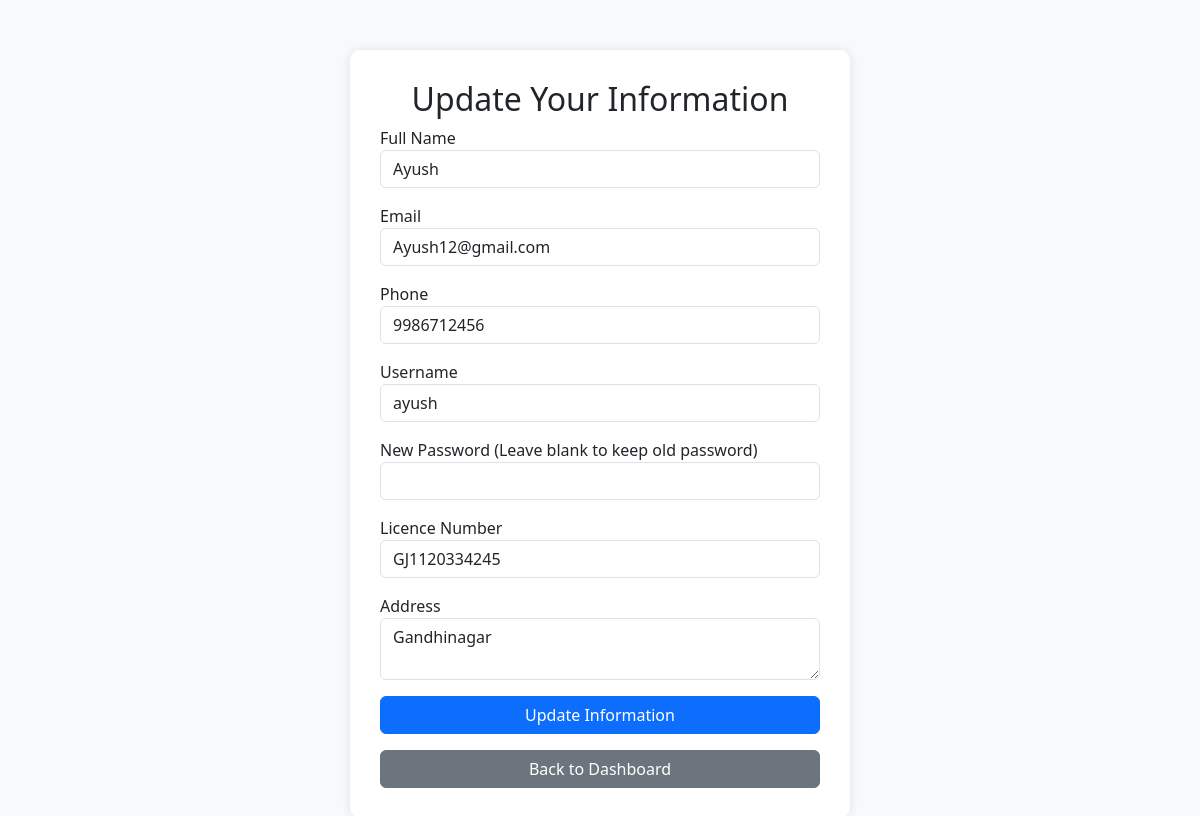
Screenshot of /driver_update.php (signed in) with the database file from the repository.
### tables this page shows
CREATE TABLE `driverre` (
  `Driver_id` int(11) NOT NULL,
  `fname` varchar(255) NOT NULL,
  `email` varchar(255) NOT NULL,
  `phone` varchar(10) NOT NULL,
  `username` varchar(255) NOT NULL,
  `password` varchar(255) NOT NULL,
  `licence_no` varchar(255) NOT NULL,
  `licence_photo` varchar(255) NOT NULL,
  `address` text NOT NULL,
  `photo` varchar(255) NOT NULL,
  `approval_status` enum('Pending','Approved','Rejected') DEFAULT 'Pending'
);

### driver_update.php (the view, shortened to what this page needs)
<?php
include 'db_connect.php';
$driver_id = $_SESSION['driver_id'];
$stmt = $conn->prepare("SELECT * FROM driverre WHERE Driver_id = ?");
$stmt->bind_param("i", $driver_id);
$stmt->execute();
$result = $stmt->get_result();
$driver = $result->fetch_assoc();
?>
<!DOCTYPE html>
<html lang="en">
<head>
    <link rel="stylesheet" href="https://cdn.jsdelivr.net/npm/bootstrap@5.3.0/dist/css/bootstrap.min.css">
</head>
<body>
<div class="container">
        <h2 class="text-center">Update Your Information</h2>
        <form action="update_driver_process.php" method="POST" enctype="multipart/form-data">
            <div class="mb-3">
                <label>Full Name</label>
                <input type="text" class="form-control" name="fname" value="<?= htmlspecialchars($driver['fname']) ?>" required>
            </div>
            <div class="mb-3">
                <label>Email</label>
                <input type="email" class="form-control" name="email" value="<?= htmlspecialchars($driver['email']) ?>" required>
            </div>
            <div class="mb-3">
                <label>Phone</label>
                <input type="text" class="form-control" name="phone" value="<?= htmlspecialchars($driver['phone']) ?>" required>
            </div>
            <div class="mb-3">
                <label>Username</label>
                <input type="text" class="form-control" name="username" value="<?= htmlspecialchars($driver['username']) ?>" required>
            </div>
            <div class="mb-3">
                <label>New Password (Leave blank to keep old password)</label>
                <input type="password" class="form-control" name="password">
            </div>
            <div class="mb-3">
                <label>Licence Number</label>
                <input type="text" class="form-control" name="licence_no" value="<?= htmlspecialchars($driver['licence_no']) ?>" required>
            </div>
            <div class="mb-3">
                <label>Address</label>
                <textarea class="form-control" name="address" required><?= htmlspecialchars($driver['address']) ?></textarea>
            </div>
            <button type="submit" name="update" class="btn btn-primary">Update Information</button>
        </form>
        <div class="mt-3 text-center">
            <a href="driverdashbord.php" class="btn btn-secondary">Back to Dashboard</a>
        </div>
    </div>
</body>
</html>

### driver_update.php (style rules this page uses)
body { background-color: #f8f9fa; }
.container { max-width: 500px; margin-top: 50px; background: white; padding: 30px; border-radius: 10px; box-shadow: 0px 0px 10px rgba(0, 0, 0, 0.1); }
.btn { width: 100%; }

### rows the page displays
driverre: fname "Ayush", email "Ayush12@gmail.com", phone "9986712456", username "ayush", licence_no "GJ1120334245", address "Gandhinagar"
